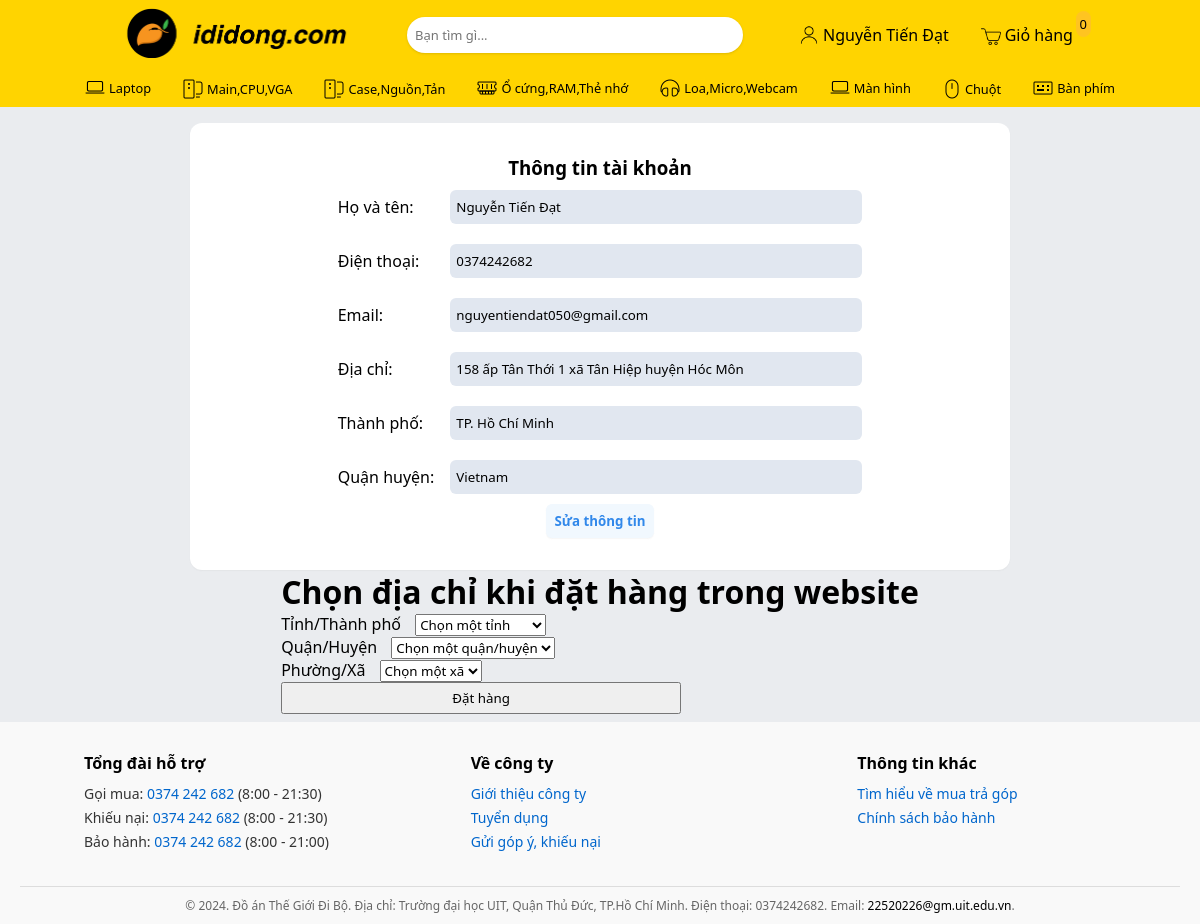
Page /customer.php (signed in) on the committed database.
### tables this page shows
CREATE TABLE `tbl_customer` (
  `id` int(11) NOT NULL,
  `name` varchar(255) NOT NULL,
  `address` varchar(1000) NOT NULL,
  `province` varchar(255) NOT NULL,
  `district` varchar(255) NOT NULL,
  `wards` varchar(255) NOT NULL,
  `phone` varchar(30) NOT NULL,
  `email` varchar(50) NOT NULL,
  `password` varchar(255) NOT NULL
);

### classes/customer.php (called while the page is built, shortened)
<?php
    $filepath = realpath(dirname(__FILE__));
    include_once ($filepath.'/../lib/database.php');
    class customer {
        private $db;
        public function __construct() {
            $this->db = new Database();
        }
        public function show_customer($id){
            $query = "SELECT * FROM tbl_customer WHERE id = '$id'";
            $result = $this->db->select($query);
            return $result;
        }
    }
?>

### lib/database.php (called while the page is built, shortened)
<?php
    class Database {
        public $host    = DB_HOST;
        public $user    = DB_USER;
        public $pass    = DB_PASS;
        public $dbname  = DB_NAME;
        public $link;
        private function connectDB() {
            $this->link = new mysqli($this->host, $this->user,
                                     $this->pass, $this->dbname);
        }
        public function select($query) {
            $result = $this->link->query($query) or
                die($this->link->error . __LINE__);
            if ($result->num_rows > 0) {
                return $result;
            } else {
                return false;
            }
        }
    }
?>

### lib/session.php (called while the page is built, shortened)
<?php
    class Session {
        public static function get($key) {
            if (isset($_SESSION[$key])) {
                return $_SESSION[$key];
            } else {
                return false;
            }
        }
    }
?>

### customer.php (the view, shortened to what this page needs)
<?php
  include 'inc/header.php';
?>
<link rel="stylesheet" href="css/user.css">
<div class="wrapper">
    <?php
        $id = Session::get('customer_id');
        $get_customer = $cs->show_customer($id);
        if($get_customer){
            while($result = $get_customer->fetch_assoc()){
    ?>
        <div class="user-info-wrapper">
            <h3>Thông tin tài khoản</h3>
            <form action="" method="post">
                <table style="border-collapse: collapse">
                    <tr>
                        <td>Họ và tên:</td>
                        <td>
                            <input
                            name="name"
                            type="text"
                            value = '<?php echo $result['name'] ?>'
                            />
                        </td>
                    </tr>
                    <tr>
                        <td>Điện thoại:</td>
                        <td>
                            <input
                            name="phone"
                            type="tel"
                            value = '<?php echo $result['phone'] ?>'
                            />
                        </td>
                    </tr>
                    <tr>
                        <td>Email:</td>
                        <td>
                            <input
                            name="email"
                            type="email"
                            value = '<?php echo $result['email'] ?>'
                            />
                        </td>
                    </tr>
                    <tr>
                        <td>Địa chỉ:</td>
                        <td>
                            <input
                            name="address"
                            type="text"
                            value = '<?php echo $result['address'] ?>'
                            />
                        </td>
                    </tr>
                    <tr>
                        <td>Thành phố:</td>
                        <td>
                            <input
                            name="province"
                            type="text"
                            value = '<?php echo $result['province'] ?>'
                            />
                        </td>
                    </tr>
                    <tr>
                        <td>Quận huyện:</td>
                        <td>
                            <input
                            name="district"
                            type="text"
                            value = '<?php echo $result['district'] ?>'
                            />
                        </td>
                    </tr>
                </table>
                <div class="div-update-profile">
                    <input type="submit" name="updateprofile" class="save-btn" value="Sửa thông tin" />
                </div>
            </form>
        </div>
    <?php
            }
        }
    ?>
<form id="myForm" class="mt-5" method="POST">
            <h1 class="py-5">Chọn địa chỉ khi đặt hàng trong website</h1>
            <div class="row">
                <div class="col-3">
                    <div class="form-group">
                        <label for="province">Tỉnh/Thành phố</label>
                        <select id="province" name="province" class="form-control">
                            <option value="">Chọn một tỉnh</option>
                        </select>
                    </div>
                    <div class="form-group">
                        <label for="district">Quận/Huyện</label>
                        <select id="district" name="district" class="form-control">
                            <option value="">Chọn một quận/huyện</option>
                        </select>
                    </div>
                    <div class="form-group">
                        <label for="wards">Phường/Xã</label>
                        <select id="wards" name="wards" class="form-control">
                            <option value="">Chọn một xã</option>
                        </select>
                    </div>
                    <input type="submit" name="add_sale" class="btn btn-primary w-100 form-input my-3" value="Đặt hàng">
                </div>
            </div>
        </form>
</div>
<?php
    include 'inc/footer.php';
?>

### css/styles.css (style rules this page uses)
* { padding: 0; margin: 0; text-decoration: none; list-style: none; color: black; font-family: ui-sans-serif, system-ui, -apple-system, BlinkMacSystemFont, "Segoe UI", Roboto, "Helvetica Neue", Arial, "Noto Sans", sans-serif, "Apple Color Emoji", "Segoe UI Emoji", "Segoe UI Symbol", "Noto Color Emoji"; }
body { background: #eaecef; }
.wrapper { margin: 0 auto; max-width: 1080px; width: 95%; margin-top: 1rem; }

### css/user.css (style rules this page uses)
table td input { padding: 8px 6px; border: none; border-radius: 6px; background-color: rgb(225, 231, 240); transition: 0.2s; color: rgb(0, 0, 0); }
table td { padding: 10px 8px; }
label { margin-right: 10px; }
input { width: 400px; padding: 5px; }
.save-btn { border-radius: 6px; padding: 0.5rem; max-width: fit-content; transition: 0.2s; cursor: pointer; font-weight: 700; border: #f1f8fe; color: #3188ea; background: #f1f8fe; box-shadow: 0 1px 1px 0 rgba(196, 195, 195, 0.1), 0 1px 2px -1px rgba(148, 148, 148, 0.1); }
.wrapper { display: flex; flex-direction: column; align-items: center; }
.user-info-wrapper { background-color: white; width: 70%; padding: 2rem; border-radius: 0.75rem; box-shadow: 0 1px 1px 0 rgba(196, 195, 195, 0.1), 0 1px 2px -1px rgba(148, 148, 148, 0.1); display: flex; flex-direction: column; justify-content: center; align-items: center; }
.div-update-profile { width: 100%; display: flex; flex-direction: column; justify-content: center; align-items: center; }

### rows in the picture
tbl_customer: name "Nguyễn Tiến Đạt", phone "0374242682", email "nguyentiendat050@gmail.com", address "158 ấp Tân Thới 1 xã Tân Hiệp huyện Hóc Môn", province "TP. Hồ Chí Minh", district "Vietnam"

### other values in the picture
Session::get('customer_name') "Nguyễn Tiến Đạt"
